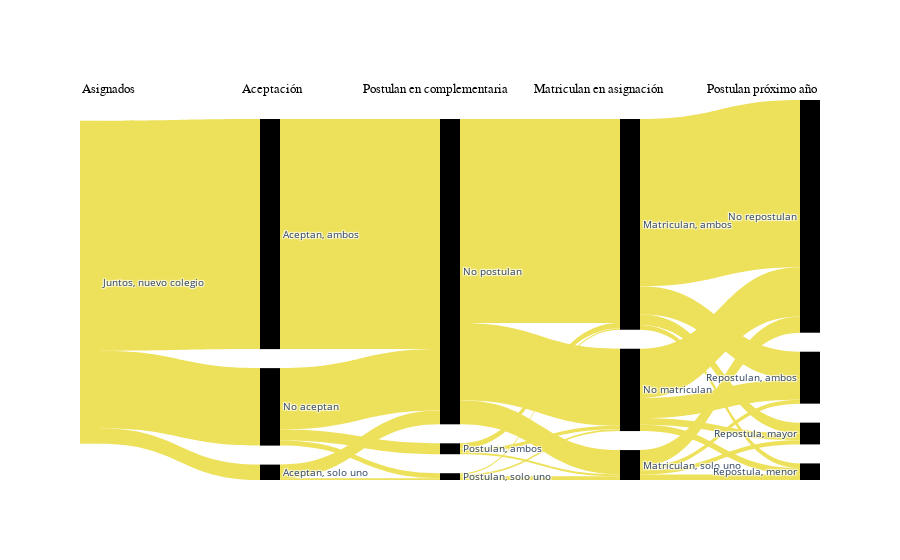

Notebook code cell kept with this figure:
### Markdown cell above
#### Juntos, nuevo

### Code cell
data_flow = pd.read_csv("/Users/javieragazmuri/ConsiliumBots Dropbox/ConsiliumBots/Projects/Chile/Siblings/data/intermediate/group_2_juntos_nuevo.csv")

data_flow['cohort'] = data_flow['group_2']

data_1 = data_flow.groupby(['cohort','group_2','cat_aceptan']).sum()['aux'].reset_index()
data_1.columns = ['cohort','origen','destino','valor']

data_2 = data_flow.groupby(['cohort','cat_aceptan','cat_post_comp']).sum()['aux'].reset_index()
data_2.columns = ['cohort','origen','destino','valor']

data_3 = data_flow.groupby(['cohort','cat_post_comp','cat_matricula']).sum()['aux'].reset_index()
data_3.columns = ['cohort','origen','destino','valor']

data_4 = data_flow.groupby(['cohort','cat_matricula','cat_postula_2022']).sum()['aux'].reset_index()
data_4.columns = ['cohort','origen','destino','valor']

data_appended = data_1.append(data_2).append(data_3).append(data_4).sort_values(['cohort','origen','destino'])

dict_color = {1:'rgb(234,85,69)',2:'rgb(237,225,91)',3:'rgb(135,188,69)',4:'rgb(39,174,239)', 5: 'rgb(179,61,198)'}

import plotly.graph_objects as go

fig = go.Figure(data=[go.Sankey(
node = dict(
 pad = 19,
 thickness = 20,
 line = dict( width = 0),
 color = ['red','rgb(234,85,69)','rgb(237,225,91)','rgb(135,188,69)','rgb(39,174,239)','rgb(179,61,198)'],
 label = ["fake","Juntos en matrícula asegurada", "Juntos, nuevo colegio", "Separados", "Al menos uno no asignado", "Otros", "Aceptan, ambos", "Aceptan, solo uno", 
          "No aceptan", "Postulan, ambos", "Postulan, solo uno", "No postulan", "Matriculan, ambos", "Matriculan, solo uno", "No matriculan", 
          "Repostulan, ambos", "Repostula, mayor", "Repostula, menor", "No repostulan"],),
link = dict(
 source = data_appended['origen'].to_list(),
 target = data_appended['destino'].to_list(),
 value = data_appended['valor'].to_list(),
 color = [dict_color[x] for x in data_appended['cohort'].to_list()]))])
#Adding a title & showing the figure (Optional)

for x_coordinate, column_name in enumerate(["Asignados","Aceptación","Postulan en complementaria", "Matriculan en asignación", "Postulan próximo año"]):
  fig.add_annotation(
          x=x_coordinate,
          y=1.05,
          xref="x",
          yref="paper",
          text=column_name,
          showarrow=False,
          font=dict(
              family="Courier New, monospace",
              size=13,
              color="black"
              ),
          align="center",
          )

fig.update_layout(
    xaxis={
    'showgrid': False, # thin lines in the background
    'zeroline': False, # thick line at x=0
    'visible': False,  # numbers below
    },
    yaxis={
    'showgrid': False, # thin lines in the background
    'zeroline': False, # thick line at x=0
    'visible': False,  # numbers below
    }, plot_bgcolor='rgba(0,0,0,0)', font_size=10)
    
fig.show()

### Figure 1 — Plotly figure (JSON) as saved in the notebook; plotly's stock layout.template omitted (floating-point values rounded to 4 significant figures)
{"data": [{"link": {"color": ["rgb(237,225,91)", "rgb(237,225,91)", "rgb(237,225,91)", "rgb(237,225,91)", "rgb(237,225,91)", "rgb(237,225,91)", "rgb(237,225,91)", "rgb(237,225,91)", "rgb(237,225,91)", "rgb(237,225,91)", "rgb(237,225,91)", "rgb(237,225,91)", "rgb(237,225,91)", "rgb(237,225,91)", "rgb(237,225,91)", "rgb(237,225,91)", "rgb(237,225,91)", "rgb(237,225,91)", "rgb(237,225,91)", "rgb(237,225,91)", "rgb(237,225,91)", "rgb(237,225,91)", "rgb(237,225,91)", "rgb(237,225,91)", "rgb(237,225,91)", "rgb(237,225,91)", "rgb(237,225,91)", "rgb(237,225,91)", "rgb(237,225,91)", "rgb(237,225,91)"], "source": [2, 2, 2, 6, 7, 7, 8, 8, 8, 9, 9, 9, 10, 10, 10, 11, 11, 11, 12, 12, 12, 12, 13, 13, 13, 13, 14, 14, 14, 14], "target": [6, 7, 8, 11, 10, 11, 9, 10, 11, 12, 13, 14, 12, 13, 14, 12, 13, 14, 15, 16, 17, 18, 15, 16, 17, 18, 15, 16, 17, 18], "value": [12224, 818, 4116, 12224, 90, 728, 579, 270, 3267, 287, 110, 182, 65, 195, 100, 10843, 1285, 4091, 1480, 577, 250, 8888, 211, 224, 298, 857, 1067, 356, 333, 2617]}, "node": {"color": ["red", "rgb(234,85,69)", "rgb(237,225,91)", "rgb(135,188,69)", "rgb(39,174,239)", "rgb(179,61,198)"], "label": ["fake", "Juntos en matrícula asegurada", "Juntos, nuevo colegio", "Separados", "Al menos uno no asignado", "Otros", "Aceptan, ambos", "Aceptan, solo uno", "No aceptan", "Postulan, ambos", "Postulan, solo uno", "No postulan", "Matriculan, ambos", "Matriculan, solo uno", "No matriculan", "Repostulan, ambos", "Repostula, mayor", "Repostula, menor", "No repostulan"], "line": {"width": 0}, "pad": 19, "thickness": 20}, "type": "sankey"}], "layout": {"annotations": [{"align": "center", "font": {"color": "black", "family": "Courier New, monospace", "size": 13}, "showarrow": false, "text": "Asignados", "x": 0, "xref": "x", "y": 1.05, "yref": "paper"}, {"align": "center", "font": {"color": "black", "family": "Courier New, monospace", "size": 13}, "showarrow": false, "text": "Aceptación", "x": 1, "xref": "x", "y": 1.05, "yref": "paper"}, {"align": "center", "font": {"color": "black", "family": "Courier New, monospace", "size": 13}, "showarrow": false, "text": "Postulan en complementaria", "x": 2, "xref": "x", "y": 1.05, "yref": "paper"}, {"align": "center", "font": {"color": "black", "family": "Courier New, monospace", "size": 13}, "showarrow": false, "text": "Matriculan en asignación", "x": 3, "xref": "x", "y": 1.05, "yref": "paper"}, {"align": "center", "font": {"color": "black", "family": "Courier New, monospace", "size": 13}, "showarrow": false, "text": "Postulan próximo año", "x": 4, "xref": "x", "y": 1.05, "yref": "paper"}], "font": {"size": 10}, "plot_bgcolor": "rgba(0,0,0,0)", "xaxis": {"showgrid": false, "visible": false, "zeroline": false}, "yaxis": {"showgrid": false, "visible": false, "zeroline": false}}}
